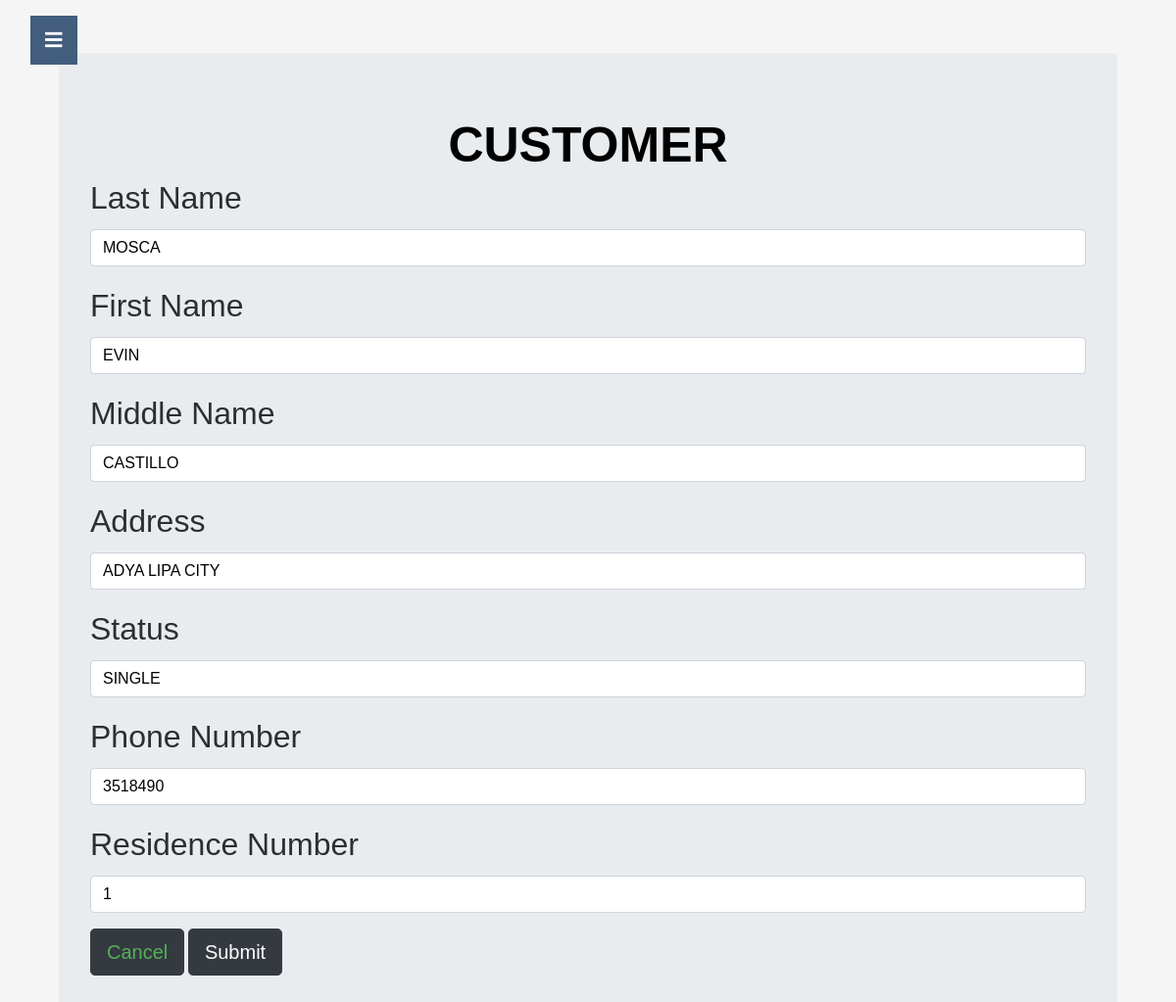
/update_customer/1/, run on the app's committed database.
### inventory/models.py (models this page shows, shortened)
class Customer(models.Model):
    last_name = models.CharField('Last Name', max_length=60, null=True, blank=True)
    first_name = models.CharField('First Name', max_length=60, null=True, blank=True)
    middle_name = models.CharField('Middle Name', max_length=60, null=True, blank=True)
    address = models.CharField('Address', max_length=100, null=True, blank=True)
    status = models.CharField('Status', max_length=60, null=True, blank=True)
    phone_number = models.CharField('Phone Number', max_length=15, null=True, blank=True)
    residence_number = models.CharField('Residence Number', max_length=60, null=True, blank=True)
    branch = models.ForeignKey(Branch, blank=True, null=True, on_delete=models.CASCADE)

### inventory/views.py (the view)
# urls.py: path('update_customer/<str:pk>/', views.update_customer, name="addcustomer"),
def update_customer(request, pk):
    queryset = Customer.objects.get(id=pk)
    form = CustomerUpdateForm(instance=queryset)
    if request.method == 'POST':
        form = CustomerUpdateForm(request.POST, instance=queryset)
        if form.is_valid():
            form.save()
            return redirect('customer')
    context = {
        'form': form
    }
    return render(request, 'updatecustomer.html', context)

### inventory/forms.py
class CustomerUpdateForm(forms.ModelForm):
    class Meta:
        model = Customer  # The model associated with this form
        fields = ['last_name', 'first_name', 'middle_name', 'address', 'status', 'phone_number', 'residence_number']

### inventory/templates/updatecustomer.html (shortened to what this page needs)
{% extends 'base.html' %}
{% load static %}
{% block content %}
{% load crispy_forms_tags %}
<!DOCTYPE html>
<html>
<head>
<link rel="stylesheet" href="{% static 'css/style.css' %}">
</head>
<body>
	<main role="main" class="container">
		<div class="jumbotron">
		  <h1>CUSTOMER</h1>
		  <form method='POST' action=''>{% csrf_token %}
			{{form|crispy}}
			<button class="btn btn-dark btn-lg cancel-btn">
				<a href="{% url 'customer' %}">Cancel</a>
			</button>
			<input type="submit" value="Submit" class="btn btn-dark btn-lg pull-right"/>
		</form>
		</div>
	  </main>
			</body>
</body>
</html>
{% endblock %}

### static/css/main.css (style rules this page uses)
body, html { height: 100%; }
label { color: rgb(46, 46, 46); font-size: 2rem; }
a { color: #55b159; }
h1, h2, h3, h4, h5, h6 { color: #ffffff; }
.textinput { background-color: #ffffff; color: black; }

### static/css/style.css (style rules this page uses)
body { color: #566787; background: #f5f5f5; font-family: 'Varela Round', sans-serif; font-size: 13px; }

### inventory/templates/updatecustomer.html (style rules this page uses)
h1 { color: black; font-size: 50px; font-weight: bold; text-transform: uppercase; margin-top: 20px; text-align: center; margin: 0 auto; }

### data on the page
Customer: last_name "MOSCA", first_name "EVIN", middle_name "CASTILLO", address "ADYA LIPA CITY", status "SINGLE", phone_number "3518490", residence_number "1"
